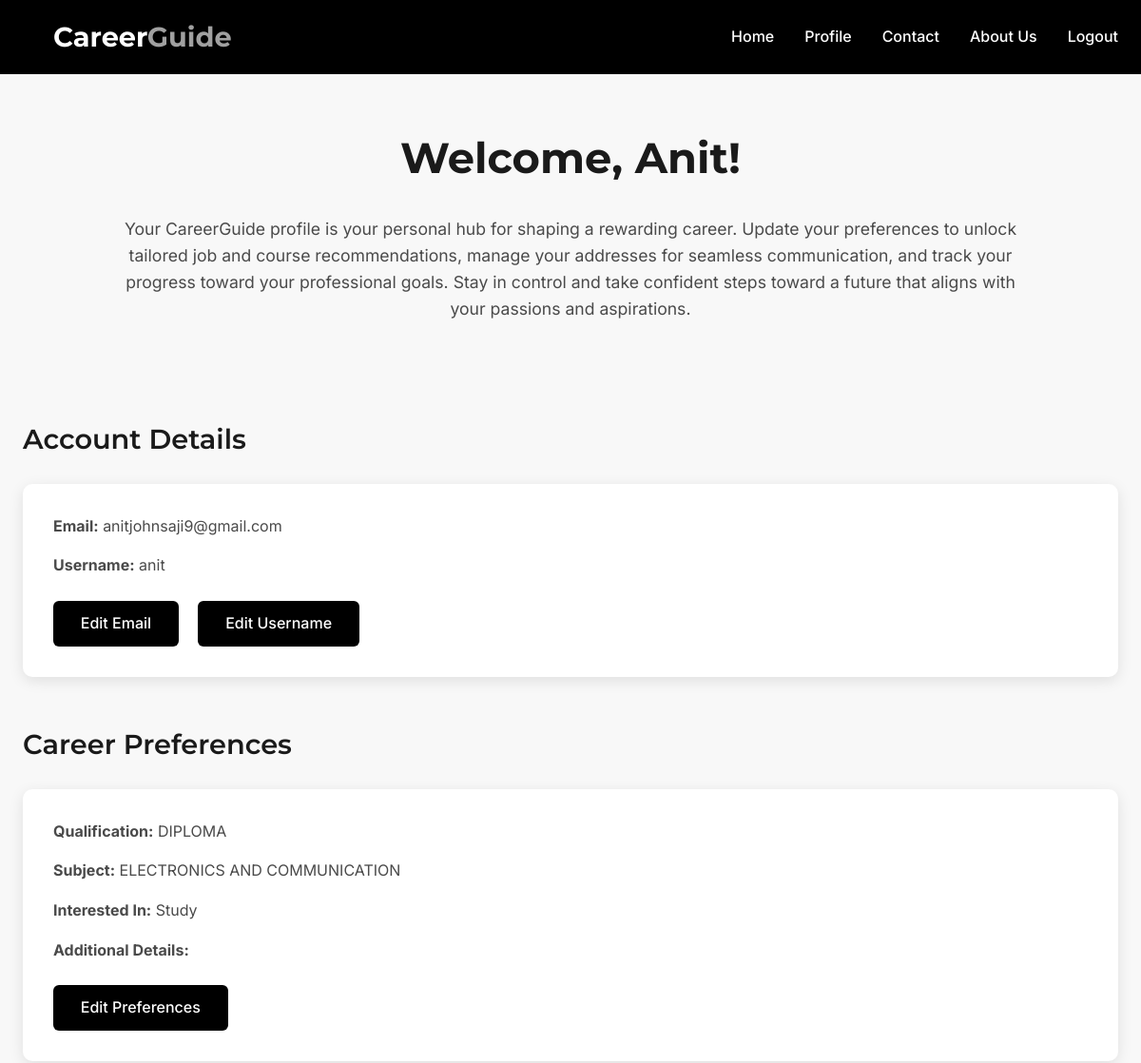
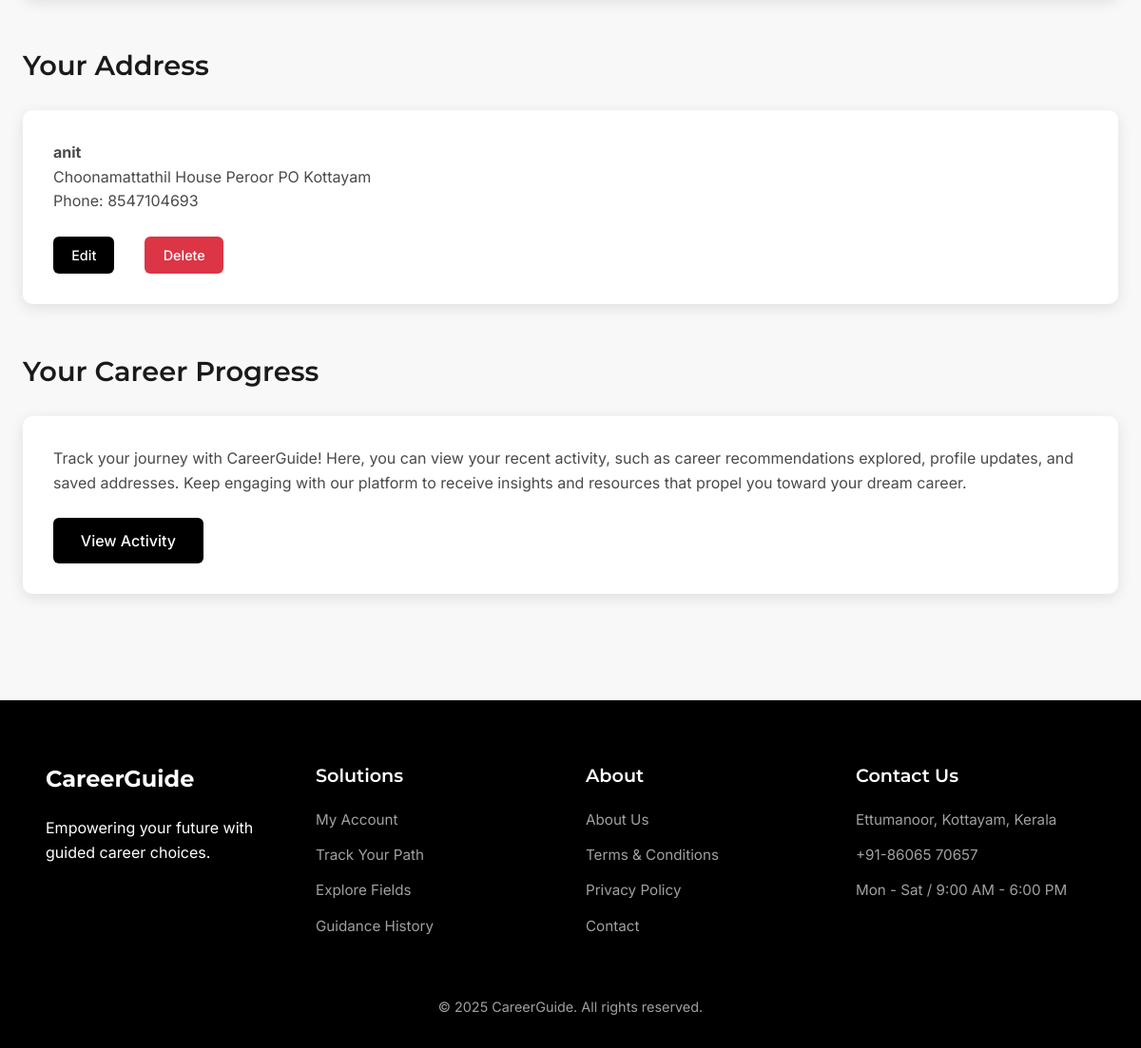
Screenshot of /profile/ (signed in) with the database file from the repository (2 pictures, top to bottom).
### project_app/models.py (models this page shows, shortened)
class UserCareerFilter(models.Model):
    user = models.OneToOneField(User, on_delete=models.CASCADE)
    qualification = models.ForeignKey(Qualification, on_delete=models.SET_NULL, null=True)
    subject = models.ForeignKey(Subject, on_delete=models.SET_NULL, null=True)
    interested = models.CharField(max_length=20, choices=Career.INTERESTED_CHOICES)
    details = models.TextField(blank=True)

class Qualification(models.Model):
    name=models.CharField(max_length=50)

class Subject(models.Model):
    qualification = models.ForeignKey(Qualification, on_delete=models.CASCADE)
    name = models.CharField(max_length=50)

class Address(models.Model):
    user = models.ForeignKey(User, on_delete=models.CASCADE)  # Change to ForeignKey for multiple addresses
    name = models.CharField(max_length=225)
    address = models.TextField()
    phone = models.CharField(max_length=12)

### project_app/views.py (the view)
# urls.py: path('profile/', views.profile_view, name='profile'),
@login_required
def profile_view(request):
    user_career_filter = UserCareerFilter.objects.filter(user=request.user).first()
    address = Address.objects.filter(user=request.user).first()
    context = {
        'address': address,  # Pass a single address instead of a queryset
        'email': request.user.email,
        'user_career_filter': user_career_filter,
    }
    return render(request, 'profile.html', context)

### templates/profile.html (shortened to what this page needs)
{% load static %}
<!DOCTYPE html>
<html lang="en">
<head>
    <link rel="stylesheet" href="{% static 'css/profile.css' %}">
    <link rel="stylesheet" href="https://cdnjs.cloudflare.com/ajax/libs/font-awesome/4.7.0/css/font-awesome.min.css">
</head>
<body>
    <nav>
        <div class="container nav-container">
            <div class="logo">Career<span>Guide</span></div>
            <div class="nav-links">
                <a href="{% url 'index' %}" title="Home">Home</a>
                <a href="{% url 'profile' %}" title="Profile">Profile</a>
                <a href="{% url 'contact' %}" title="Contact">Contact</a>
                <a href="{% url 'about' %}" title="About">About Us</a>
                {% if user.is_authenticated %}
                <a href="{% url 'logout' %}" title="Logout">Logout</a>
                {% else %}
                <a href="{% url 'userlogin' %}" title="Login">Login</a>
                {% endif %}
            </div>
        </div>
    </nav>
    <div class="container profile-container">
        <h1>Welcome, {{ request.user.username|title }}!</h1>
        <p class="profile-intro">
            Your CareerGuide profile is your personal hub for shaping a rewarding career. Update your preferences to
            unlock tailored job and course recommendations, manage your addresses for seamless communication, and track
            your progress toward your professional goals. Stay in control and take confident steps toward a future that
            aligns with your passions and aspirations.
        </p>
        <br><br>
        <div class="profile-section">
            <h2>Account Details</h2>
            <div class="profile-card">
                <p><strong>Email:</strong> {{ email }}</p>
                <p><strong>Username:</strong> {{ request.user.username }}</p>
                <a href="{% url 'edit_email' %}" class="btn">Edit Email</a>
                <a href="{% url 'edit_username' %}" class="btn">Edit Username</a>
            </div>
        </div>
        <div class="profile-section">
            <h2>Career Preferences</h2>
            <div class="profile-card">
                {% if user_career_filter %}
                <p><strong>Qualification:</strong> {{ user_career_filter.qualification.name }}</p>
                <p><strong>Subject:</strong> {{ user_career_filter.subject.name }}</p>
                <p><strong>Interested In:</strong> {{ user_career_filter.interested }}</p>
                <p><strong>Additional Details:</strong> {{ user_career_filter.details }}</p>
                <a href="{% url 'userform' %}" class="btn">Edit Preferences</a>
                {% else %}
                <p>No career preferences set yet. Get started to unlock personalized recommendations!</p>
                <a href="{% url 'userform' %}" class="btn">Set Preferences</a>
                {% endif %}
            </div>
        </div>
        <div class="profile-section">
            <h2>Your Address</h2>
            <div class="address-grid">
                {% if address %}
                <div class="address-card">
                    <p><strong>{{ address.name }}</strong><br>
                        {{ address.address }}<br>
                        Phone: {{ address.phone }}</p>
                    <div class="address-actions">
                        <a href="{% url 'edit_address' address.id %}" class="btn small">Edit</a>
                        <a href="{% url 'delete_address' address.id %}" class="btn small delete">Delete</a>
                    </div>
                </div>
                {% else %}
                <p class="empty-message">No address saved yet. Add one to get started.</p>
                <a href="{% url 'add_address' %}" class="btn">Add Address</a>
                {% endif %}
            </div>
        </div>
        <div class="profile-section">
            <h2>Your Career Progress</h2>
            <div class="profile-card">
                <p>
                    Track your journey with CareerGuide! Here, you can view your recent activity, such as career
                    recommendations explored, profile updates, and saved addresses. Keep engaging with our platform to
                    receive insights and resources that propel you toward your dream career.
                </p>
                <a href="{% url 'profile' %}" class="btn">View Activity</a>
            </div>
        </div>
    </div>
    <footer class="footer">
        <div class="container">
            <div class="footer-container">
                <div class="foot-column">
                    <h3>CareerGuide</h3>
                    <p>Empowering your future with guided career choices.</p>
                </div>
                <div class="foot-column">
                    <h4>Solutions</h4>
                    <ul>
                        <li><a href="#">My Account</a></li>
                        <li><a href="#">Track Your Path</a></li>
                        <li><a href="#">Explore Fields</a></li>
                        <li><a href="#">Guidance History</a></li>
                    </ul>
                </div>
                <div class="foot-column">
                    <h4>About</h4>
                    <ul>
                        <li><a href="{% url 'about' %}">About Us</a></li>
                        <li><a href="#">Terms & Conditions</a></li>
                        <li><a href="#">Privacy Policy</a></li>
                        <li><a href="{% url 'contact' %}">Contact</a></li>
                    </ul>
                </div>
                <div class="foot-column">
                    <h4>Contact Us</h4>
                    <ul>
                        <li>Ettumanoor, Kottayam, Kerala</li>
                        <li><a href="tel:+918606570657">+91-86065 70657</a></li>
                        <li>Mon - Sat / 9:00 AM - 6:00 PM</li>
                    </ul>
                </div>
            </div>
            <div class="footer-bottom">
                <p>© 2025 CareerGuide. All rights reserved.</p>
            </div>
        </div>
    </footer>
</body>
</html>

### static/css/profile.css (style rules this page uses)
* { margin: 0; padding: 0; box-sizing: border-box; }
html, body { width: 100%; overflow-x: hidden; font-family: 'Inter', sans-serif; background: #ffffff; color: #272525; line-height: 1.6; }
.container { width: 100%; margin: 0 auto; padding: 0 1.5rem; }
nav { background: #000000; padding: 1rem 0; position: fixed; top: 0; width: 100%; z-index: 1000; }
.nav-container { display: flex; justify-content: space-between; align-items: center; max-width: 1280px; margin: 0 auto; padding: 0 1.5rem; }
.logo { font-family: 'Montserrat', sans-serif; font-size: 1.8rem; font-weight: 700; color: #ffffff; padding-left: 2rem; }
.logo span { color: #a0a0a0; }
.nav-links { display: flex; gap: 2rem; margin-left: auto; }
.nav-links a { color: #ffffff; text-decoration: none; font-size: 1rem; font-weight: 500; transition: color 0.3s ease; }
.profile-container { padding: 4rem 0; padding-top: calc(4rem + 4.2rem); background: #f8f8f8; }
.profile-container h1 { font-family: 'Montserrat', sans-serif; font-size: 2.8rem; font-weight: 700; text-align: center; margin-bottom: 1.5rem; color: #1a1a1a; }
.profile-intro { font-size: 1.1rem; text-align: center; max-width: 79%; margin: 0 auto 3rem; color: #4a4a4a; }
.profile-section { margin-bottom: 3rem; max-width: 1280px; margin-left: auto; margin-right: auto; padding: 0 1.5rem; }
.profile-section h2 { font-family: 'Montserrat', sans-serif; font-size: 1.8rem; font-weight: 600; color: #1a1a1a; margin-bottom: 1.5rem; }
.profile-card, .address-card { background: #ffffff; border-radius: 10px; padding: 2rem; box-shadow: 0 4px 15px rgba(0, 0, 0, 0.1); transition: transform 0.3s ease, box-shadow 0.3s ease; }
.profile-card p, .address-card p { font-size: 1rem; color: #4a4a4a; margin-bottom: 1rem; }
.profile-card .btn, .address-card .btn { display: inline-block; background: #000000; color: #ffffff; padding: 0.7rem 1.8rem; border-radius: 6px; text-decoration: none; font-weight: 500; transition: background 0.3s ease; margin-right: 1rem; margin-top: 0.5rem; }
.address-grid { display: grid; grid-template-columns: repeat(auto-fit, minmax(300px, 1fr)); gap: 2rem; margin-top: 1.5rem; }
.address-card .btn.small { padding: 0.5rem 1.2rem; font-size: 0.9rem; }
.address-card .btn.delete { background: #dc3545; }
.address-actions { display: flex; gap: 1rem; }
.footer { background: #000000; color: #ffffff; padding: 4rem 0 2rem; }
.footer-container { display: grid; grid-template-columns: repeat(auto-fit, minmax(220px, 1fr)); gap: 2rem; max-width: 1280px; margin: 0 auto; padding: 0 1.5rem; }
.foot-column h3 { font-family: 'Montserrat', sans-serif; font-size: 1.5rem; font-weight: 700; color: #ffffff; margin-bottom: 1.2rem; }
.foot-column h4 { font-family: 'Montserrat', sans-serif; font-size: 1.2rem; font-weight: 600; color: #ffffff; margin-bottom: 1.2rem; }
.foot-column ul { list-style: none; }
.foot-column ul li { margin-bottom: 0.8rem; font-size: 0.95rem; color: #a0a0a0; }
.foot-column ul li a { color: #a0a0a0; text-decoration: none; transition: color 0.3s ease; }
.footer-bottom { text-align: center; margin-top: 3rem; font-size: 0.9rem; color: #a0a0a0; }

### rows the page displays
UserCareerFilter: qualification.name "DIPLOMA", subject.name "ELECTRONICS AND COMMUNICATION", interested "Study"
Address: name "anit", address "Choonamattathil House Peroor PO Kottayam", phone "8547104693"

### other values shown
{{ request.user.username|title }} "Anit"
{{ email }} "anitjohnsaji9@gmail.com"
{{ request.user.username }} "anit"
